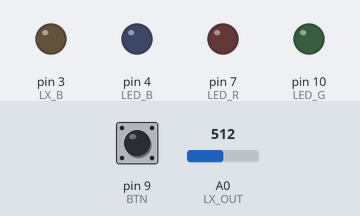
This sketch was run on a simulated Arduino Uno, built with avr-gcc and run on an emulated ATmega328P. On the bench: output pins drawn as LEDs (lit = HIGH). The inputs (shaded band) are chosen by the test bench; at power-on: A0 (LX_OUT) = 512, pin 9 (BTN) HIGH. What the sketch prints to the serial monitor is not drawn.

Above: at 1.2 s.
1.3 s: A0 (LX_OUT) set to 81
2.8 s: A0 (LX_OUT) set to 66
At 4.4 s:
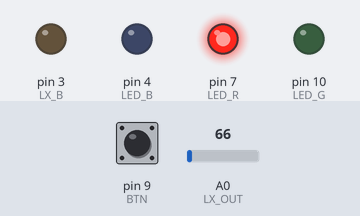
Timing chart, 0 to 11.8 s (numbered marks = the images above; inputs shaded):
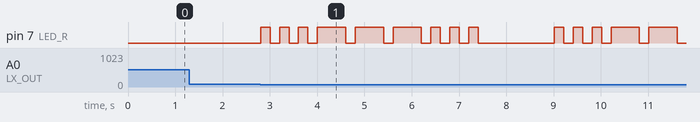

Measured:
- the behaviour switches between 75 and 74 on A0 (LX_OUT) (found by bisection; images 0 and 1)
- after the input at 1.3 s, every drawn part: stays the same
- after the input at 2.8 s, pin 7 (LED_R): LOW → HIGH at once, → LOW 0.20 s later, → HIGH 0.20 s later, → LOW 0.20 s later, … (28 changes in this stretch)

The sketch:

GEMS_Amethyst_Upgraded.ino
```cpp
#define BTN 9
#define LED_R 7
#define LED_G 10
#define LED_B 4
#define LX_A 1
#define LX_B 3
#define LX_OUT 0

const int THRESHOLD_DARK = 75;
const int COLOR_DELAY = 250;

bool colorCycleActive = false;
unsigned long lastColorChange = 0;
int currentColor = 0;
bool lastButtonState = false;
unsigned long lastDebounceTime = 0;
const unsigned long debounceDelay = 50;

void setup() {
  pinMode(BTN, INPUT);
  pinMode(LED_R, OUTPUT);
  pinMode(LED_G, OUTPUT);
  pinMode(LED_B, OUTPUT);
  pinMode(LX_A, INPUT);
  pinMode(LX_B, INPUT);
  pinMode(LX_OUT, INPUT);

  Serial.begin(115200);
  Serial.println("Amethyst Demo!");
}

void loop() {
  delay(10);

  int lightLevel = lx(1);

  bool reading = !digitalRead(BTN);
  if (reading != lastButtonState) {
    lastDebounceTime = millis();
  }
  if ((millis() - lastDebounceTime) > debounceDelay) {
    if (reading != colorCycleActive) {
      colorCycleActive = reading;
    }
  }
  lastButtonState = reading;

  if (lightLevel < THRESHOLD_DARK) {
    playSOS();
    return;
  }

  if (colorCycleActive) {
    if (millis() - lastColorChange >= COLOR_DELAY) {
      currentColor = (currentColor + 1) % 3;
      switch (currentColor) {
        case 0: rgb(0, 0, 255); break;
        case 1: rgb(0, 255, 0); break;
        case 2: rgb(255, 0, 0); break;
      }
      lastColorChange = millis();
    }
  } else {
    rgb(0, 0, 0);
  }
}

void playSOS() {
  const int dot = 200;
  const int dash = dot * 3;
  const int gap = dot;
  const int wordGap = dot * 7;

  int morse[] = {dot, dot, dot, dash, dash, dash, dot, dot, dot};

  for (int i = 0; i < 9 ; i++) {
    rgb(255, 0, 0);
    delay(morse[i]);
    rgb(0, 0, 0);
    delay(gap);
  }
  delay(wordGap);
}

// RGB LED kontrola
void rgb(int R, int G, int B) {
  analogWrite(LED_R, R);
  analogWrite(LED_G, G);
  analogWrite(LED_B, B);
}

int lx(int mode) {
  switch (mode) {
    case 1:
      pinMode(LX_A, INPUT);
      pinMode(LX_B, OUTPUT);
      digitalWrite(LX_B, LOW);
      break;
    case 2:
      pinMode(LX_A, OUTPUT);
      digitalWrite(LX_A, LOW);
      pinMode(LX_B, INPUT);
      break;
    default:
      pinMode(LX_A, INPUT);
      pinMode(LX_B, INPUT);
  }
  return analogRead(LX_OUT);
}
```
